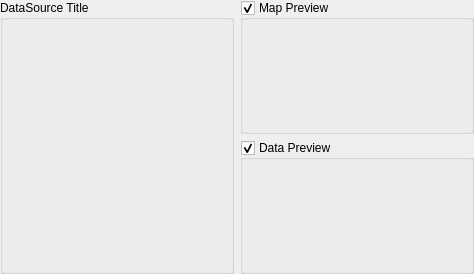
<?xml version="1.0" encoding="UTF-8"?>
<ui version="4.0">
 <class>DataSetSelectorWidgetForm</class>
 <widget class="QWidget" name="DataSetSelectorWidgetForm">
  <property name="geometry">
   <rect>
    <x>0</x>
    <y>0</y>
    <width>474</width>
    <height>274</height>
   </rect>
  </property>
  <property name="windowTitle">
   <string>Form</string>
  </property>
  <layout class="QHBoxLayout" name="horizontalLayout" stretch="1,1">
   <property name="margin">
    <number>0</number>
   </property>
   <item>
    <widget class="QGroupBox" name="m_datasetGroupBox">
     <property name="title">
      <string>DataSource Title</string>
     </property>
    </widget>
   </item>
   <item>
    <layout class="QVBoxLayout" name="verticalLayout" stretch="1,1">
     <item>
      <widget class="QGroupBox" name="m_mapPreviewGroupBox">
       <property name="title">
        <string>Map Preview</string>
       </property>
       <property name="checkable">
        <bool>true</bool>
       </property>
      </widget>
     </item>
     <item>
      <widget class="QGroupBox" name="m_dataPreviewGroupBox">
       <property name="title">
        <string>Data Preview</string>
       </property>
       <property name="checkable">
        <bool>true</bool>
       </property>
      </widget>
     </item>
    </layout>
   </item>
  </layout>
 </widget>
 <resources/>
 <connections/>
</ui>
